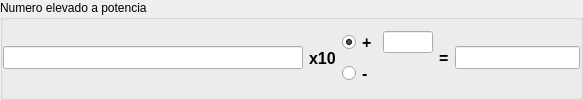
    <widget class="QGroupBox" name="groupBox">
     <property name="sizePolicy">
      <sizepolicy hsizetype="Preferred" vsizetype="Expanding">
       <horstretch>0</horstretch>
       <verstretch>0</verstretch>
      </sizepolicy>
     </property>
     <property name="title">
      <string>Numero elevado a potencia</string>
     </property>
     <layout class="QGridLayout" name="gridLayout_9">
      <property name="leftMargin">
       <number>0</number>
      </property>
      <property name="topMargin">
       <number>0</number>
      </property>
      <property name="rightMargin">
       <number>0</number>
      </property>
      <property name="bottomMargin">
       <number>0</number>
      </property>
      <item row="0" column="0">
       <layout class="QGridLayout" name="gridLayout_8">
        <item row="0" column="1" rowspan="2">
         <widget class="QLabel" name="label_4">
          <property name="font">
           <font>
            <pointsize>12</pointsize>
            <weight>75</weight>
            <bold>true</bold>
           </font>
          </property>
          <property name="text">
           <string>x10</string>
          </property>
         </widget>
        </item>
        <item row="0" column="2">
         <widget class="QRadioButton" name="radioButton">
          <property name="font">
           <font>
            <pointsize>12</pointsize>
            <weight>75</weight>
            <bold>true</bold>
           </font>
          </property>
          <property name="text">
           <string>+</string>
          </property>
          <property name="checked">
           <bool>true</bool>
          </property>
         </widget>
        </item>
        <item row="0" column="5" rowspan="2">
         <widget class="QLineEdit" name="lineEdit_5">
          <property name="font">
           <font>
            <pointsize>10</pointsize>
            <weight>75</weight>
            <bold>true</bold>
           </font>
          </property>
          <property name="readOnly">
           <bool>true</bool>
          </property>
         </widget>
        </item>
        <item row="0" column="4" rowspan="2">
         <widget class="QLabel" name="label_5">
          <property name="font">
           <font>
            <pointsize>12</pointsize>
            <weight>75</weight>
            <bold>true</bold>
           </font>
          </property>
          <property name="text">
           <string>=</string>
          </property>
         </widget>
        </item>
        <item row="1" column="2">
         <widget class="QRadioButton" name="radioButton_2">
          <property name="font">
           <font>
            <pointsize>12</pointsize>
            <weight>75</weight>
            <bold>true</bold>
           </font>
          </property>
          <property name="text">
           <string>-</string>
          </property>
         </widget>
        </item>
        <item row="0" column="0" rowspan="2">
         <widget class="QLineEdit" name="lineEdit_3">
          <property name="sizePolicy">
           <sizepolicy hsizetype="Fixed" vsizetype="Fixed">
            <horstretch>0</horstretch>
            <verstretch>0</verstretch>
           </sizepolicy>
          </property>
          <property name="minimumSize">
           <size>
            <width>300</width>
            <height>0</height>
           </size>
          </property>
          <property name="font">
           <font>
            <pointsize>10</pointsize>
            <weight>75</weight>
            <bold>true</bold>
           </font>
          </property>
         </widget>
        </item>
        <item row="0" column="3">
         <widget class="QLineEdit" name="lineEdit_4">
          <property name="sizePolicy">
           <sizepolicy hsizetype="Fixed" vsizetype="Fixed">
            <horstretch>0</horstretch>
            <verstretch>0</verstretch>
           </sizepolicy>
          </property>
          <property name="maximumSize">
           <size>
            <width>50</width>
            <height>16777215</height>
           </size>
          </property>
          <property name="font">
           <font>
            <pointsize>7</pointsize>
            <weight>75</weight>
            <bold>true</bold>
           </font>
          </property>
         </widget>
        </item>
       </layout>
      </item>
     </layout>
    </widget>
